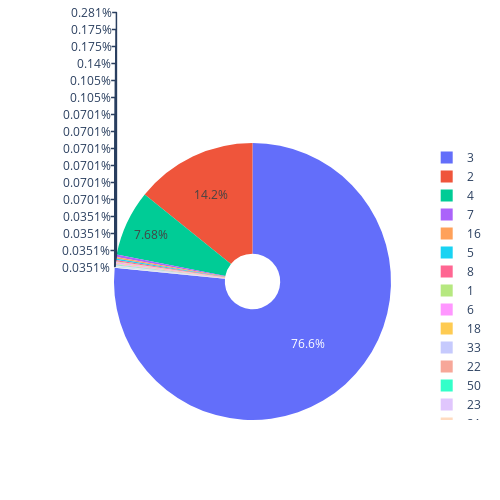

Notebook code for this chart:
### Code cell
px.pie(df['Bedrooms'].value_counts(),values=df['Bedrooms'].value_counts(),
names=df['Bedrooms'].value_counts().index,hole=0.2,width=500,height=500).show()

### Figure 1 — Plotly figure (JSON) as saved in the notebook; plotly's stock layout.template omitted (floating-point values rounded to 4 significant figures)
{"data": [{"domain": {"x": [0, 1], "y": [0, 1]}, "hole": 0.2, "hovertemplate": "label=%{label}<br>count=%{value}<extra></extra>", "labels": [3.0, 2.0, 4.0, 7.0, 16.0, 5.0, 8.0, 1.0, 6.0, 18.0, 33.0, 22.0, 50.0, 23.0, 21.0, 13.0, 20.0, 27.0, 15.0], "legendgroup": "", "name": "", "showlegend": true, "type": "pie", "values": [2184, 405, 219, 8, 5, 5, 4, 3, 3, 2, 2, 2, 2, 2, 2, 1, 1, 1, 1]}], "layout": {"height": 500, "legend": {"tracegroupgap": 0}, "margin": {"t": 60}, "width": 500}}
